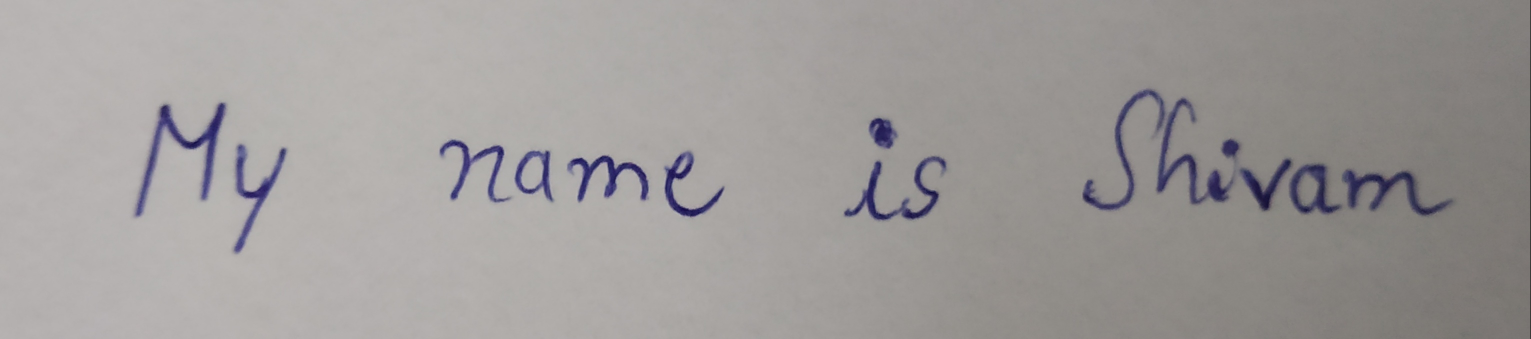
#> input picture Our Work/src/test1.jpg, 3061 x 678 px (shown at 1/2 size)
$ python image_preprocess.py test1.jpg
#> lines starting #> are read from the running program, lines starting #| are printed output that depends on the picture; after the words box and inside, x2 and y2 are one past the last pixel; in counts of white or black regions, pixels touching at a corner belong together
"""# References
* https://opencv-python-tutroals.readthedocs.io/en/latest/py_tutorials/py_imgproc/py_thresholding/py_thresholding.html
* [Maximum Sum Rectangular Submatrix in Matrix dynamic programming/2D kadane](https://www.youtube.com/watch?v=yCQN096CwWM)
"""

# Library Imports

import numpy as np # linear algebra
import pandas as pd # data processing, CSV file I/O (e.g. pd.read_csv)
import os
import cv2
from matplotlib import pyplot as plt

# Global Variables
output_image_height = 128

# This function will display image given the numpy ndarray
def disp_image(M):
  plt.imshow(M)
  plt.show()

# This function will return maximum sum subarray
def kadane(A):
  A = np.array(A)
  n = len(A)
  k = 1
  y = A[0]
  t = A[0]
  l = 0
  r = 0
  ltmp = 0
  rtmp = 0
  while k != n:
    if t + A[k] > A[k] :
      t = t + A[k]
    else:
      t = A[k]
      ltmp = k
    rtmp += 1

    if t > y :
      y = t
      l = ltmp
      r = rtmp
    k = k + 1
  return y, l, r

# This function will return loosely maximum sum rectangle
def SubRectangularMatrixWithMaximumSumHorizontalAndVertical(M):
  M = np.array(M)
  H, W = M.shape

  _, max_L, max_R = kadane(np.sum(M,axis=0))
  _, max_U, max_D = kadane(np.sum(M,axis=1))

  return max_L, max_R, max_U, max_D

# This function will remove extra spaces in image from all four sides
def remove_space(M, weight_of_dark = -1, weight_of_light = 100):

  # Converting to np array
  M = np.array(M)
  height = M.shape[0]
  width = M.shape[1]

  # Converting picture to binary
  vf = np.vectorize(convert_to_binary)
  binary_image = vf(M)

  # Reweight matrix
  assign_weight = lambda x: weight_of_light if x == 0 else weight_of_dark

  vfw = np.vectorize(assign_weight)
  MW = vfw(binary_image) # Weighted matrix

  # Return result
  max_L, max_R, max_U, max_D = SubRectangularMatrixWithMaximumSumHorizontalAndVertical(MW)

  padding = height // 20

  # Add Padding
  if max_L > padding:
    max_L -= padding
  else:
    max_L = 0

  if max_R + padding < width :
    max_R += padding
  else:
    max_R = width - 1

  if max_U > padding:
    max_U -= padding
  else:
    max_U = 0

  if max_D + padding < height:
    max_D += padding
  else:
    max_D = height - 1

  return M[max_U:max_D+1,max_L:max_R+1]

def get_cutpoints_kmeans(M):
  M = np.array(M)
  Mdas = np.array(M)

  # Converting picture to binary
  vf = np.vectorize(convert_to_binary)
  M = vf(M)

  M = np.sum(M,axis=0) # Summing every column of image_array
  M = (max(M) - min(M)) - (M - min(M)) # Normalize

  threshold = np.average(M) / 5

  space_list = []
  start_point = 0
  s_counter = 0
  s_bool = False

  for i in range(len(M)):
    if M[i] >= threshold:
      if s_bool:
        space_list.append((start_point,s_counter))
      start_point = i
      s_counter = 0
      s_bool = False
    else:
      s_counter += 1
      s_bool = True

  if (len(space_list) < 2 ):
    return get_cutpoints(Mdas)

  from sklearn.cluster import KMeans
  list1 = [x[1] for x in space_list]
  km = KMeans(n_clusters = 2, random_state=90).fit(np.array(list1).reshape(-1,1))
  klabels = km.labels_

  list_0 = [space_list[x[0]][1] // 2 for x in enumerate(klabels) if x[1] == 0]
  list_1 = [space_list[x[0]][1] // 2 for x in enumerate(klabels) if x[1] == 1]

  if len(list_0) < 1 or len(list_1) < 1 :
    return get_cutpoints(Mdas)

  avg_0 = sum(list_0)/len(list_0)
  avg_1 = sum(list_1)/len(list_1)

  t_label = 1
  if avg_0 > avg_1 :
    t_label = 0

  cutpoint_list = [space_list[x[0]][0] + space_list[x[0]][1] // 2 for x in enumerate(klabels) if x[1] == t_label]

  return cutpoint_list

# This function will return a list points, where each point in a separate space between words
def get_cutpoints(M):
  gamma = int(M.shape[0] / 3)

  M = np.array(M)

  # Converting picture to binary
  vf = np.vectorize(convert_to_binary)
  M = vf(M)

  M = np.sum(M,axis=0) # Summing every column of image_array
  M = (max(M) - min(M)) - (M - min(M)) # Normalize

  threshold = np.average(M) / 5

  cutpoint_list = []

  counter = 0

  for i in range(len(M)):
    if counter == gamma:
      cutpoint_list.append(i)
    if M[i] < threshold:
      counter += 1
    else:
      counter = 0

  return cutpoint_list

# This function will return the images of words given the image of sentence and cutpoints
def get_words_image(M,cutpoint_list):
  M = np.array(M)
  cutpoint_list = [0] + cutpoint_list + [M.shape[1]]
  word_images = []
  for x in range(len(cutpoint_list)-1):
    word_images.append(M[:,cutpoint_list[x]:cutpoint_list[x+1]])

  return word_images

# Library Imports

import numpy as np
import pandas as pd
from PIL import Image
import cv2


# Convert individual grayscale pixel to binary
convert_to_binary = lambda x: 0 if x<128 else 255

# Input : Location of an image of a sentence
# Output : List containing the locations of images of words
#
# Other Work Done :
# It saves the images of words in current working directory
# It also displays the image of sentence and images of words

def split_sentence(image_location):
  # Variables
#> called with image_location = 'test1.jpg'
  blur_amount_factor = 50

  # Opening image
  current_image = cv2.imread(image_location)
#> current_image is the input picture: shape (678, 3061, 3); mean B, G, R 153.7, 154.9, 158.6

  # Converting it to greyscale
  current_image = cv2.cvtColor(current_image,cv2.COLOR_BGR2GRAY)
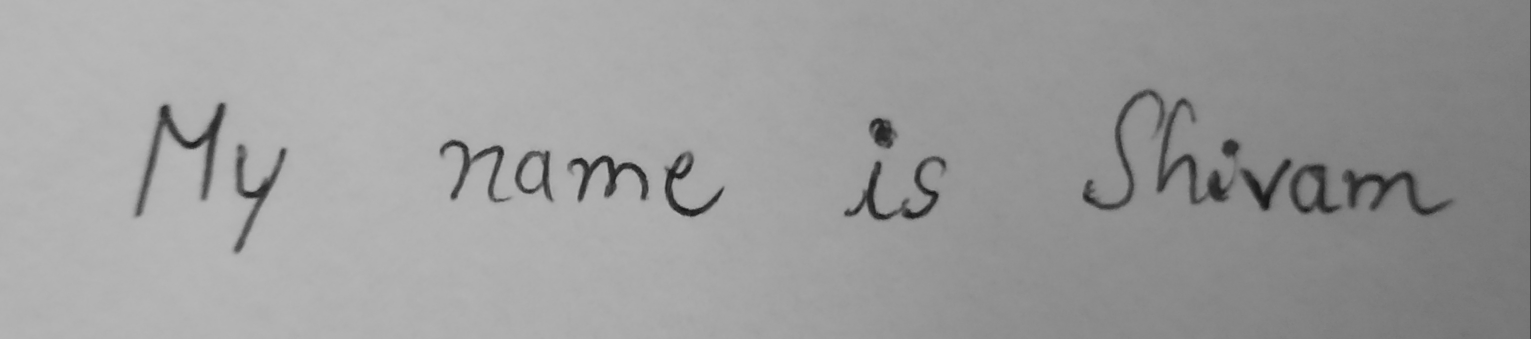
#> current_image: shape (678, 3061) (shown at 1/2 size); min 15, max 184, mean 155.9

  # Saving height and width
  orig_height , orig_width = current_image.shape
#> orig_height = 678; orig_width = 3061

  # Apply filter to remove noise
  blur_amount = orig_height // blur_amount_factor
#> blur_amount = 13
  if blur_amount % 2 == 0 :
    blur_amount += 1
  current_image = cv2.medianBlur(current_image, blur_amount)

  # Remove extra spaces around sentence
  current_image = remove_space(current_image)
#> in remove_space, `binary_image = vf(M)`:
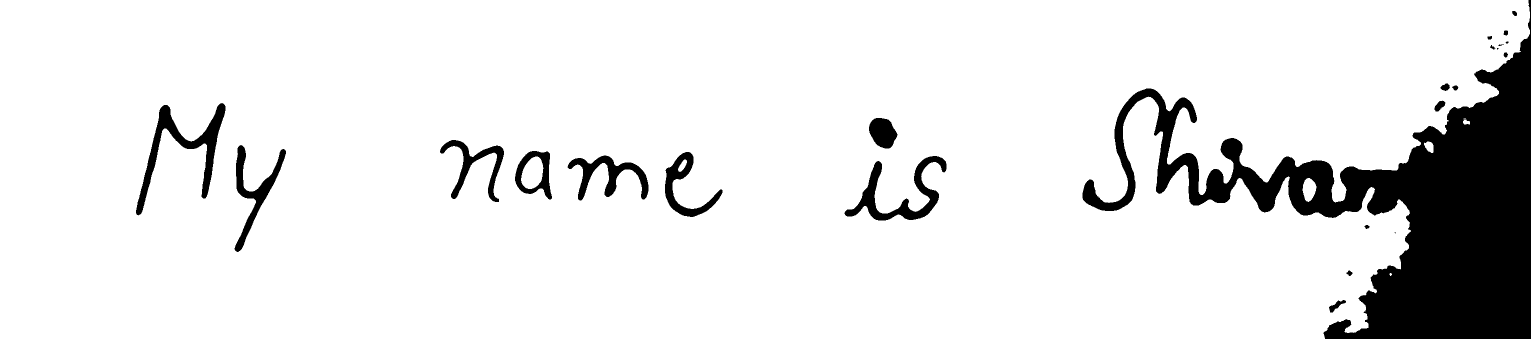
#> binary_image: shape (678, 3061) int64 (shown at 1/2 size); 89.6% white; 24 black regions (3 under 20 px), largest, box (x1, y1, x2, y2) and area: (2165, 0, 3061, 678) 175839, (272, 206, 451, 431) 8397, (1689, 312, 1893, 441) 7098
#> in remove_space, `MW = vfw(binary_image)`:
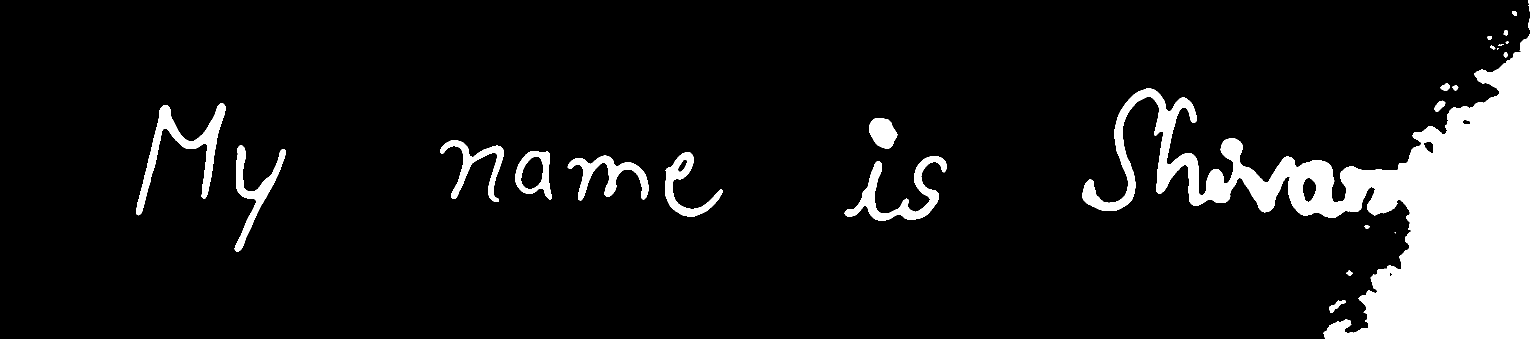
#> MW: shape (678, 3061) int64 (shown at 1/2 size); values -1 (black) and 100 (white), 10.4% white; 24 white regions (3 under 20 px), largest, box (x1, y1, x2, y2) and area: (2165, 0, 3061, 678) 175839, (272, 206, 451, 431) 8397, (1689, 312, 1893, 441) 7098
#> in kadane, `A = np.array(A)`: A = 3061 values, max 67800 at index 3060, min -678 at index 0, mean 6459.3
#> in kadane, `n = len(A)`: n = 3061
#> in kadane, `y = A[0]`: y = -678
#> after the loop in kadane, `while k != n:`: k = 3061; l = 272; r = 3060; y = 19956368
#> in SubRectangularMatrixWithMaximumSumHorizontalAndVertical, `_, max_L, max_R = kadane(np.sum(M,axis=0))`: max_L = 272; max_R = 3060
#> the loop in kadane (call 2), `while k != n:` made 677 passes
#> (t, y) on passes 22, 23, 24, 68, 73, 74, 75, 78, 83, 84, 85, 89: (-2354, -2354), (-2152, -2152), (-2051, -2051), (-1950, -1950), (-1748, -1748), (-1647, -1647), (-1546, -1546), (-1142, -1142), (-839, -839), (-637, -637), (-435, -435), (-233, -233)
#> t on passes 1 to 6: -2657, -2657, -2657, -2657, -2657, -2657
#> in remove_space, `return M[max_U:max_D+1,max_L:max_R+1]`:
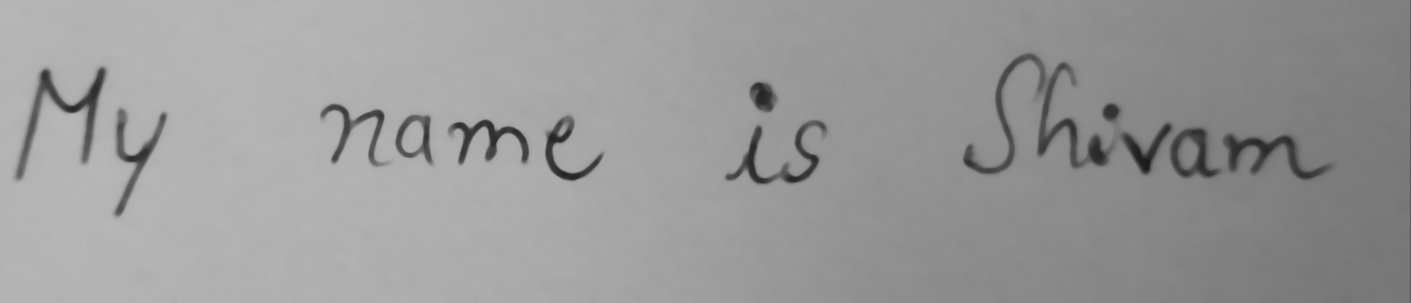
#> returned value: shape (606, 2822) (shown at 1/2 size); min 26, max 183, mean 153.4

  # Getting cutpoints
  cutpoint_list = get_cutpoints_kmeans(current_image)
#> in get_cutpoints_kmeans, `M = vf(M)`:
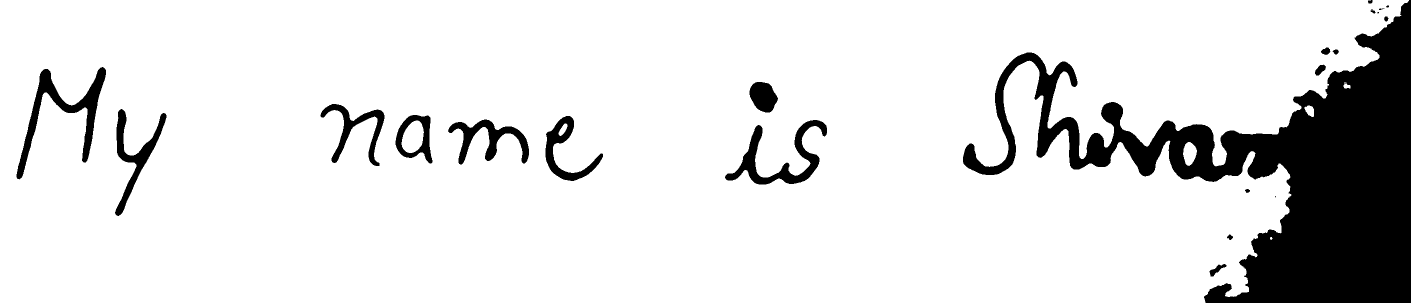
#> M: shape (606, 2822) int64 (shown at 1/2 size); 87.4% white; 22 black regions (3 under 20 px), largest, box (x1, y1, x2, y2) and area: (1926, 0, 2822, 606) 175659, (33, 134, 212, 359) 8397, (1450, 240, 1654, 369) 7098

  # Getting images of words
  word_images = get_words_image(current_image, cutpoint_list)
#> the loop in get_words_image, `for x in range(len(cutpoint_list)-1):` made 4 passes

  # Remove extra space around words
  word_images = [remove_space(x) for x in word_images]

  # Resizing every word image to make height equal to 50
  word_images = [cv2.resize(x, (int(x.shape[1]*(output_image_height/x.shape[0])),int(x.shape[0]*(output_image_height/x.shape[0]))), interpolation = cv2.INTER_NEAREST) for x in word_images]

  # Saving word images in current directory
  paths = []
  for i in range(len(word_images)):
      cv2.imwrite('w'+str(i+1)+'.png',word_images[i])
      paths.append('w'+str(i+1)+'.png')
#> this loop made 4 passes
#> pass 1, in split_sentence, `cv2.imwrite('w'+str(i+1)+'.png',word_images[i])`:
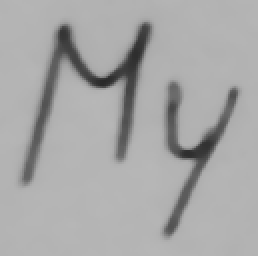
#> saved as w1.png: shape (128, 129) (shown 2 times larger); min 40, max 183, mean 167.4
#> pass 2, in split_sentence, `cv2.imwrite('w'+str(i+1)+'.png',word_images[i])`:
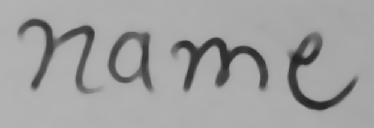
#> saved as w2.png: shape (128, 374); min 36, max 179, mean 159.8

  return paths


if __name__ == '__main__':
  import sys
  splitted_words = split_sentence(sys.argv[1])
  print(splitted_words)
#| ['w1.png', 'w2.png', 'w3.png', 'w4.png']
